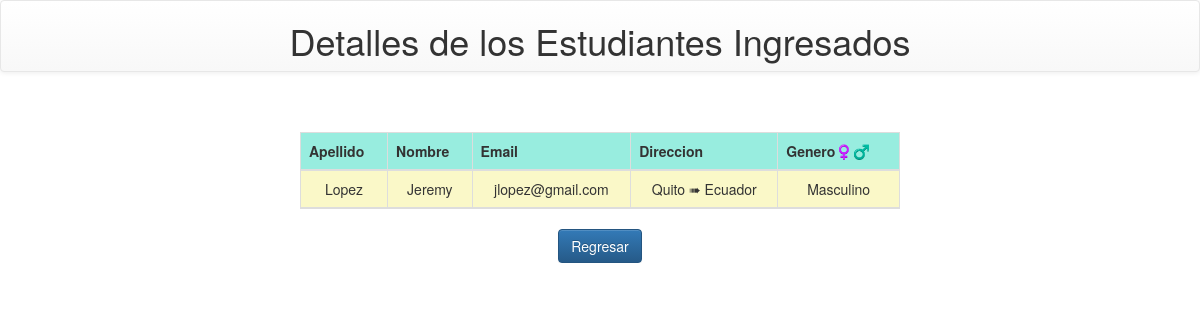
The page /detalle_estudiante/8 on the database its author committed.
### estudiante/models.py (models this page shows, shortened)
class Estudiante(models.Model):
    nombre = models.CharField(max_length=255)
    apellido = models.CharField(max_length=255)
    genero = models.CharField(max_length=100)
    telefono = models.CharField(max_length=10)
    email = models.CharField(max_length=255)
    direccion = models.ForeignKey(Direccion, on_delete=models.SET_NULL, null=True)
    curso = models.ForeignKey(Curso, on_delete=models.SET_NULL, null=True)
    tutor = models.ForeignKey(Tutor, on_delete=models.SET_NULL, null=True)

class Direccion(models.Model):
    calle = models.CharField(max_length=50)
    no_calle = models.IntegerField()
    pais = models.CharField(max_length=100)
    predeterminada = models.BooleanField(default=True)

### estudiante/views.py (the view)
# urls.py: path('detalle_estudiante/<int:id>', detalle_estudiante, name= 'detalle_estudiante'),
def detalle_estudiante(request,id):
    estudiante = get_object_or_404(Estudiante, pk=id)
    mensaje = {'estudiante': estudiante}
    return render(request, 'detalle.html', mensaje)

### estudiante/templates/detalle.html (shortened to what this page needs)
<!DOCTYPE html>
<html lang="en">
<head>
    <link rel="stylesheet" href="https://cdn.jsdelivr.net/npm/bootstrap@3.4.1/dist/css/bootstrap.min.css">
    <link rel="stylesheet" href="https://cdn.jsdelivr.net/npm/bootstrap@3.4.1/dist/css/bootstrap-theme.min.css">
</head>
<body>
     <div class="navbar navbar-default" align="center">
         <div clas ="panel-heading">
             <h1 class = "panel-tittle"> Detalles de los Estudiantes Ingresados </h1>
         </div>
     </div>
    <div>
        <div class="table-responsive" align="center">
                <table class="table table-bordered table-striped text-center table-hover" style="width:50%">
                     <thead style="background-color: #faf8c8;">
                         <tr style="background-color: #98eddf;">
                            <th><strong>Apellido </strong> </th>
                            <th><strong>Nombre</strong> </th>
                            <th><strong>Email </strong> </th>
                            <th><strong>Direccion </strong> </th>
                            <th><strong>Genero♀️♂️</strong></th>
                            <br>
                        </tr>
                            <tr>
                                <td>{{estudiante.apellido}}</td>
                                <td>{{estudiante.nombre}}</td>
                                <td>{{estudiante.email}}</td>
                                <td>{{estudiante.direccion.calle}} ➠ {{estudiante.direccion.pais}}</td>
                                <td>{{estudiante.genero}}</td>
                            </tr>
                            <br>
                    </thead>
                </table>
                    <div>
                        <a href="/" class="btn btn-primary" type="button">Regresar</a>
                    </div>
        </div>
    </div>
</body>
</html>

### rows shown on the page
Estudiante: apellido "Lopez", nombre "Jeremy", email "jlopez@gmail.com", direccion.calle "Quito", direccion.pais "Ecuador", genero "Masculino"
